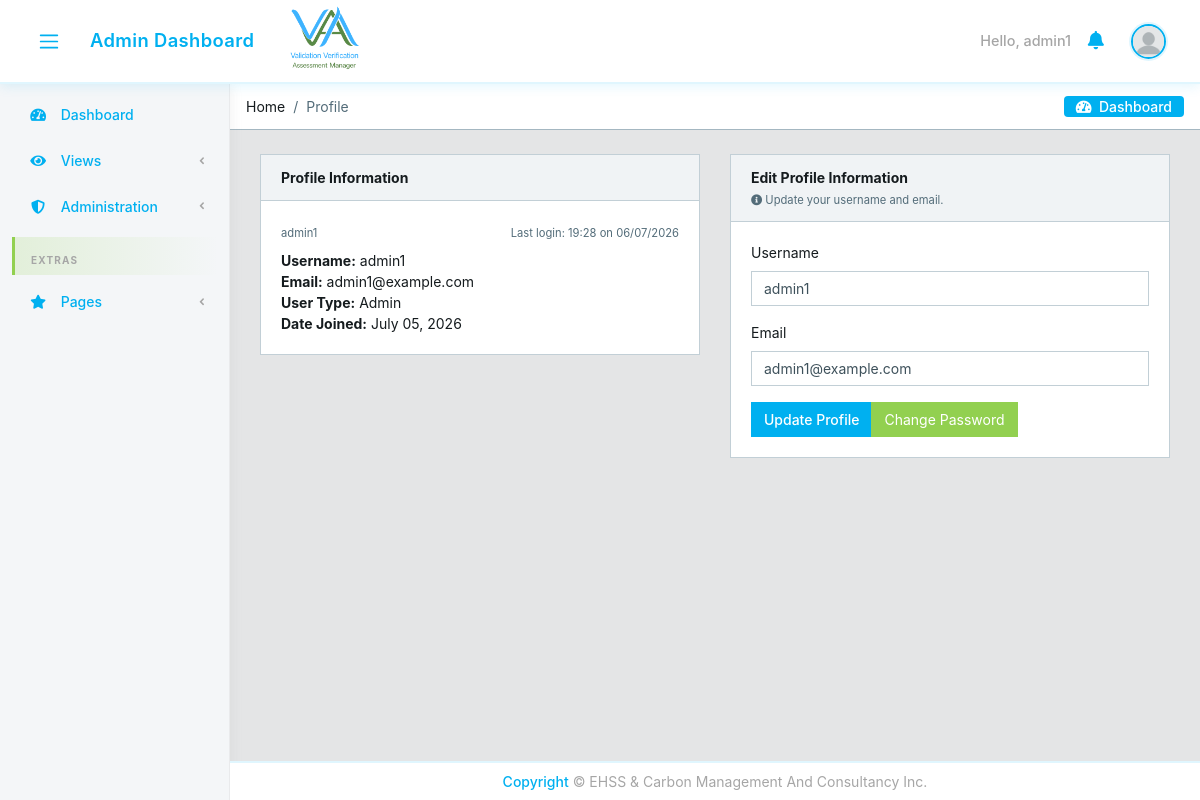
The app's page /users/profile (signed in), older data.
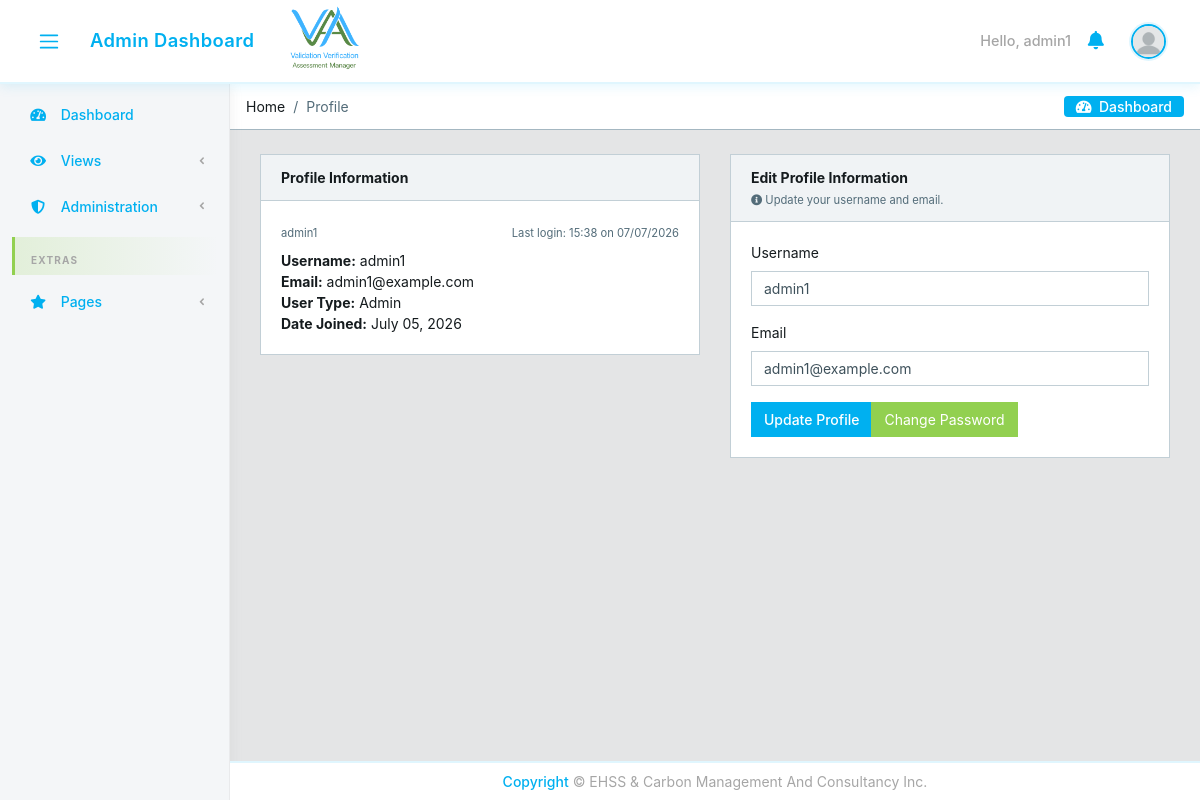
The same page, newer data.
### core/models.py (models this page shows, shortened)
class CustomUser(AbstractUser):
    email = models.EmailField(unique=True)
    user_type = models.CharField(max_length=15, choices=USER_TYPE_CHOICES)
    user_role = models.CharField(
        max_length=30, choices=USER_ROLE_CHOICES, blank=True, verbose_name='User Role',
    )
    designation = models.CharField(max_length=100, blank=True, null=True)
    position_title = models.CharField(max_length=150, blank=True, verbose_name='Position Title')
    contact_number = models.CharField(max_length=20, blank=True, null=True)
    cv = models.FileField(upload_to='core/cvs/', blank=True, null=True)
    company = models.ForeignKey(
        'Company', on_delete=models.SET_NULL, null=True, blank=True,
        related_name='managers'
    )
    created_by = models.ForeignKey(
        'self', on_delete=models.SET_NULL, null=True, blank=True,
        related_name='created_users'
    )
    created_date = models.DateField(auto_now_add=True)
    created_time = models.TimeField(auto_now_add=True)
    under_supervision = models.ForeignKey(
        'self', on_delete=models.SET_NULL, null=True, blank=True,
        related_name='supervised_users'
    )
    avatar = models.ImageField(upload_to='core/avatar', blank=True)
    @property
    def avatar_url(self):
        if self.avatar and hasattr(self.avatar, 'url'):
            avatar_path = self.avatar.path if hasattr(self.avatar, 'path') else None
            if avatar_path and os.path.isfile(avatar_path):
                return self.avatar.url
        return static('core/img/avatar/blank_profile.png')

### core/views.py (the view, shortened to what this page needs)
# urls.py: path('users/profile', views.ProfileView.as_view(), name='profile'),
class ProfileView(LoginRequiredMixin, View):
    def _profile_form(self, user, data=None):
        if user.user_type == 'admin':
            form_class = AdminSelfProfileForm
        else:
            form_class = UserProfileEditForm
        if data is None:
            return form_class(instance=user)
        return form_class(data, instance=user)
    def get(self, request):
        user = request.user
        return render(request, 'core/profile.html', {
            'form': self._profile_form(user),
            'is_admin_profile': user.user_type == 'admin',
        })

### core/forms.py (shortened to what this page needs)
class AdminSelfProfileForm(forms.ModelForm):
    class Meta:
        model = CustomUser
        fields = ['username', 'email']
        widgets = {
            'username': forms.TextInput(attrs={'class': 'form-control'}),
            'email': forms.EmailInput(attrs={'class': 'form-control'}),
        }

### core/context_processors.py (called while the page is built)
def logged_user_processor(request):
    if request.user.is_authenticated:
        try:
            logged_user = CustomUser.objects.select_related('under_supervision').get(id=request.user.id)
            return {'logged_user': logged_user}
        except CustomUser.DoesNotExist:
            return {'logged_user': None}
    return {'logged_user': None}

def notifications_processor(request):
    if request.user.is_authenticated:
        unread_notifications = Notification.objects.filter(recipient=request.user, read=False)[:10]
        return {'unread_notifications': unread_notifications}
    return {'unread_notifications': []}

def static_version_processor(request):
    return {'STATIC_VERSION': getattr(settings, 'STATIC_VERSION', '1')}

### core/templates/core/profile.html (shortened to what the changed rows need)
{% extends 'core/base.html' %}
{% load static %}
{% block content %}
<div class="container-fluid">
  <div id="ui-view" style="opacity: 1;"><div class="animated fadeIn">
        <div class="row">
            <div class="col-12">
                <div class="row">
                    <div class="col-12 col-md-6">
                        <div class="card">
                            <div class="card-body">
                                <div class="message">
                                    <div>
                                        <small class="text-muted">
                                            {% if is_admin_profile %}{{ logged_user.username }}{% else %}{{ logged_user.get_full_name|default:logged_user.username }}{% endif %}
                                        </small>
                                        {% if logged_user.last_login %}
                                        <small class="text-muted float-right mt-1">Last login: {{ logged_user.last_login|date:"H:i" }} on {{ logged_user.last_login|date:"d/m/Y" }}</small>
                                        {% endif %}
                                    </div>
                                    <div class="mt-2">
                                        <strong>Username:</strong> {{ logged_user.username }}<br>
                                        <strong>Email:</strong> {{ logged_user.email }}<br>
                                        <strong>User Type:</strong> {{ logged_user.get_user_type_display }}<br>
                                        <strong>Date Joined:</strong> {{ logged_user.date_joined|date:"F d, Y" }}
                                    </div>
                                </div>
                            </div>
                        </div>
                    </div>
                    <div class="col-12 col-md-6">
                        <div class="card">
                            <div class="card-body">
                                <form method="post">
                                    {% if form.username %}
                                    <div class="form-group">
                                        <label for="{{ form.username.id_for_label }}">Username</label>
                                        {{ form.username }}
                                    </div>
                                    {% endif %}
                                    {% if form.email %}
                                    <div class="form-group">
                                        <label for="{{ form.email.id_for_label }}">Email</label>
                                        {{ form.email }}
                                    </div>
                                    {% endif %}
                                </form>
                            </div>
                        </div>
                    </div>
                </div>
            </div>
        </div>
    </div>
</div>
{% endblock %}

### core/templates/core/base.html (shortened to what this page needs)
{% load static %}
<!DOCTYPE html>
<html lang="en">
<head>
  <link rel="stylesheet" href="https://use.fontawesome.com/releases/v5.0.9/css/all.css">
  <link href="{% static 'core/css/simple-line-icons.min.css' %}" rel="stylesheet">
  <link href="{% static 'core/css/style.css' %}" rel="stylesheet">
  <link href="{% static 'core/css/estilo.css' %}?v={{ STATIC_VERSION }}" rel="stylesheet">
</head>
{% block body %}
<body class="app header-fixed sidebar-fixed aside-menu-fixed aside-menu-hidden">
  <header class="app-header navbar">
    <button class="navbar-toggler sidebar-toggler d-md-down-none" type="button">
      <span class="navbar-toggler-icon"></span>
    </button>
    <ul class="nav navbar-nav d-md-down-none">
      <li class="nav-item px-3">
        <a class="nav-link" href="{% url 'core:dashboard' %}">
          {% if user.user_type == 'admin' %}Admin Dashboard
          {% elif user.user_type == 'manager' %}Manager Dashboard
          {% else %}Employee Dashboard{% endif %}
        </a>
      </li>
    </ul>
    <img src="{% static 'core/img/logos/logo.png' %}" alt="" class="brand-gui d-none d-md-inline">
    <ul class="nav navbar-nav ml-auto">
      {% if user.is_authenticated %}
      <li class="text-white">Hello, {{ user.username }}</li>
      {% else %}
      <li class="text-muted">
        <a href="{% url 'core:login' %}">sign in</a>
      </li>
      {% endif %}
      <li class="nav-item dropdown">
        <a class="nav-link" data-toggle="dropdown" href="#" role="button" aria-haspopup="true" aria-expanded="false">
          <i class="fa fa-bell"></i>
        </a>
      </li>
      <li class="nav-item dropdown">
        <a class="nav-link" data-toggle="dropdown" href="#" role="button" aria-haspopup="true" aria-expanded="false">
          {% if user.is_authenticated and logged_user %}
            <img src="{{ logged_user.avatar_url }}" class="img-avatar" alt="img">
          {% else %}
            <img src="{% static 'core/img/avatar/blank_profile.png' %}" class="img-avatar" alt="img">
          {% endif %}
        </a>
      </li>
    </ul>
  </header>
  <div class="app-body">
    <div class="sidebar">
      <nav class="sidebar-nav">
        <ul class="nav">
          <li class="nav-item">
            <a class="nav-link" href="{% url 'core:dashboard' %}"><i class="fa fa-tachometer-alt"></i> Dashboard</a>
          </li>
          <li class="nav-item nav-dropdown">
            <a class="nav-link nav-dropdown-toggle" href="#"><i class="fa fa-eye"></i> Views</a>
          </li>
          {% if user.user_type == 'admin' %}
          <li class="nav-item nav-dropdown">
            <a class="nav-link nav-dropdown-toggle" href="#"><i class="fa fa-shield-alt"></i> Administration</a>
          </li>
          {% endif %}
          <li class="nav-title">
            Extras
          </li>
          <li class="nav-item nav-dropdown">
            <a class="nav-link nav-dropdown-toggle" href="#"><i class="fa fa-star"></i> Pages</a>
          </li>
        </ul>
      </nav>
    </div>
    <main class="main">
      <ol class="breadcrumb">
        {% block breadcrumb %}{% endblock breadcrumb%}
        <li class="breadcrumb-menu d-md-down-none">
          <div class="btn-group" role="group" aria-label="Button group">
            <a class="btn" href="./"><i class="fa fa-tachometer-alt"></i> &nbsp;Dashboard</a>
          </div>
        </li>
      </ol>
{% block content %}
{% endblock %}
    </main>
  </div>
  <footer class="app-footer text-center justify-content-center fixed-bottom py-2">
    <span><a href="#">Copyright</a> © EHSS & Carbon Management And Consultancy Inc.</span>
  </footer>
</body>
{% endblock body %}
</html>

Row changes from the older to the newer data that the page shows:
changed CustomUser "admin1": last_login "19:28" → "15:38"; last_login "06/07/2026" → "07/07/2026"
